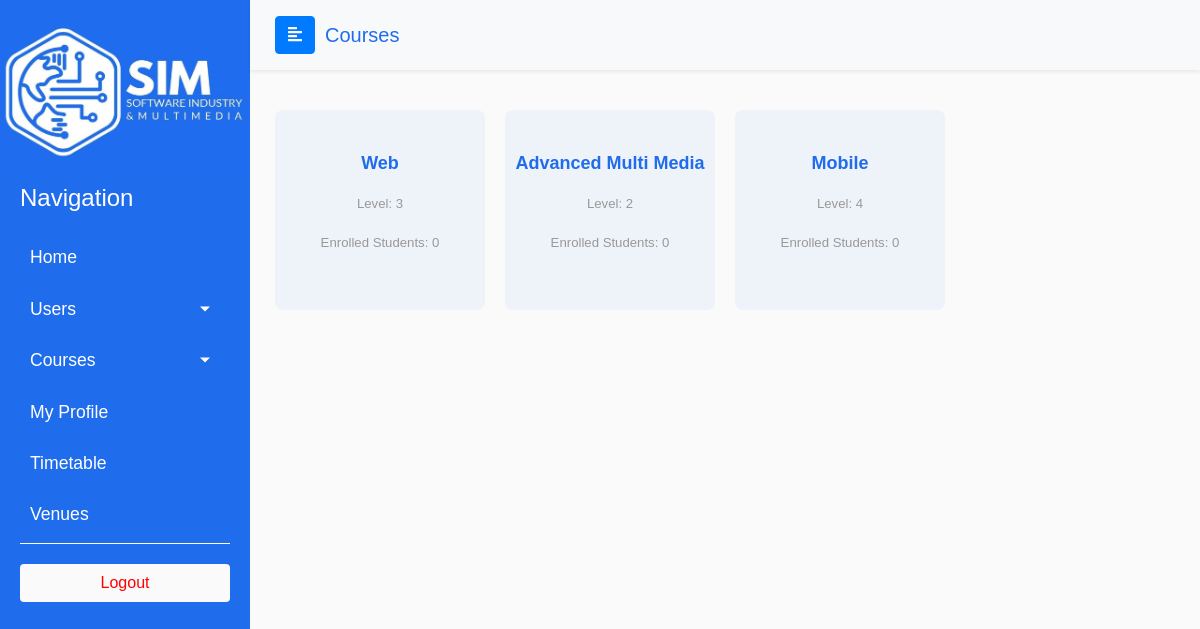
Before: /academic/my_courses_instructor.php (signed in) with the older database file.
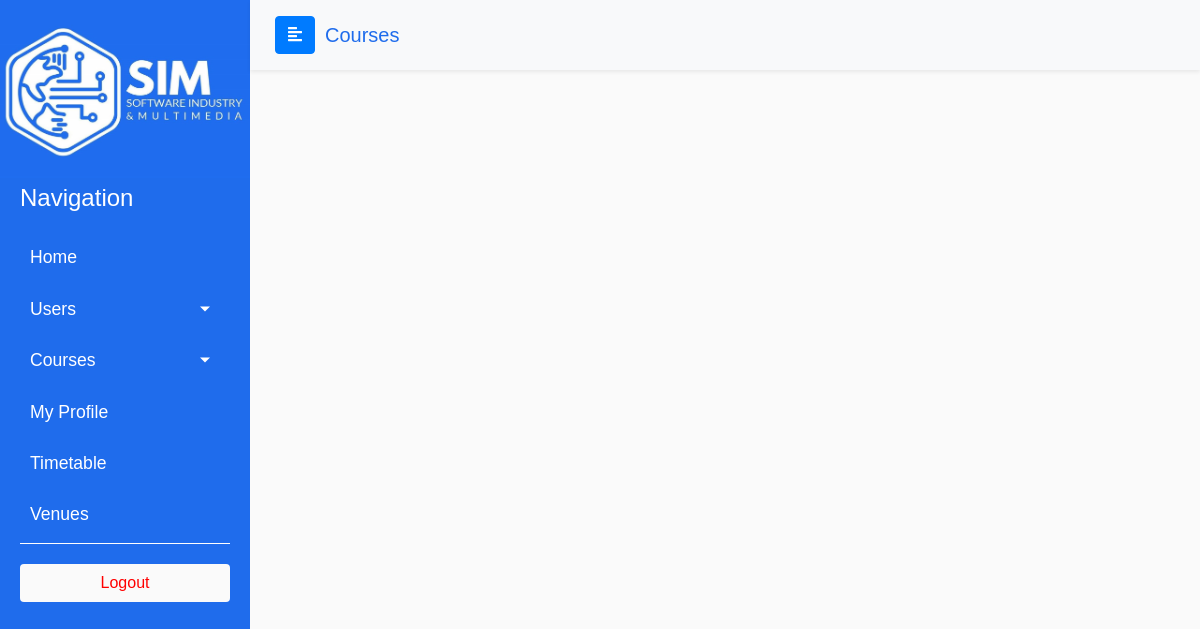
After: the same page with the newer database file.
### tables this page shows
CREATE TABLE `open_courses` (
  `level` int(1) DEFAULT 1,
  `student_count` int(11) NOT NULL DEFAULT 0,
  `course_id` int(12) NOT NULL
);

CREATE TABLE `courses` (
  `course_id` int(12) NOT NULL,
  `name` varchar(255) NOT NULL,
  `credits` int(11) NOT NULL,
  `has_preq` tinyint(1) DEFAULT NULL,
  `has_labs` tinyint(1) DEFAULT NULL,
  `has_practical` tinyint(1) DEFAULT NULL,
  `category` varchar(20) NOT NULL DEFAULT 'university',
  `elective` varchar(5) NOT NULL DEFAULT 'no'
);

### includes/utils/variables.php (called while the page is built, shortened)
<?php
$adminsType = "admin";

### includes/functions.php (called while the page is built, shortened)
<?php
include_once "utils\\variables.php";
include_once "utils\\helper.php";
include_once dirname(__FILE__, 1) . DIRECTORY_SEPARATOR . "Admin" . DIRECTORY_SEPARATOR . "all_types" . DIRECTORY_SEPARATOR . "functions.php";
$semester = getCurrentSemester();
function getInstructorCourses($instructorId)
{
    global $conn;
    $query = "SELECT oc.course_id, level, student_count, name FROM open_courses oc INNER JOIN open_courses_instructors oci ON oc.course_id = oci.course_id
      INNER JOIN courses c ON oc.course_id = c.course_id WHERE instructor_id = $instructorId ";
    $query_result = mysqli_query($conn, $query);
 return $query_result;
    }

### includes/utils/helper.php (called while the page is built, shortened)
<?php
include_once "variables.php";
function getCurrentSemester()
{
    $conn = mysqli_connect( "localhost", "root", "","sim") or die("FAILED TO RECONNECT");
    $query = "SELECT semester_id, ongoing FROM semesters ORDER BY semester_id DESC LIMIT 1";
    $query_result = mysqli_query($conn, $query);
    if ($query_result) {
        $result = mysqli_fetch_assoc($query_result);
        return $result['semester_id'];
    } else {
        return -1;
    }
}

### academic/my_courses_instructor.php (the view, shortened to what this page needs)
<!DOCTYPE html>
<html>
<head>
    <link rel="stylesheet" href="css/style.css">
  <?php include "../includes/bootstrap_styles_start.php"; ?>
</head>
<body>
  <div class="wrapper">
    <?php
    include_once dirname(__FILE__, 2)."\\paths.php";
    include_once dirname(__FILE__, 2)."\\includes\\Admin\\all_types\\functions.php";
      $instructorId = $_SESSION['id_instructor'];
      $type = $_SESSION['type'];
    if ($type === $adminsType )
        include $admin_sidebar_path;
    else
        include $professor_sidebar_path;
    ?>
    <div id="content">
      <nav class="navbar navbar-expand-lg sticky-top navbar-light bg-light shadow-sm">
        <div class="container-fluid">
          <button type="button" id="sidebarCollapse" class="btn btn-primary">
            <i class="fas fa-align-left"></i>
          </button>
          <a class="navbar-brand" id="page-title" href="#">Courses</a>
      </nav>
      <div class="page-body">
          <div class="row courseslist ">
              <?php
              $courses = getInstructorCourses($instructorId);
              while ($row = mysqli_fetch_assoc($courses)) {
                  $id = $row['course_id'];
                  ?>
                  <div class='col-sm-12 col-md-6 col-lg-4 col-xl-3 course-item'>
                      <a href='<?php echo "discussion.php?course_id=$id&sem_id=$semester" ?>' class='cbox'>
                          <div class='course-title'><?php echo $row['name']; ?></div>
                          <div class='course-info'>
                              <p>Level: <?php echo $row['level'];  ?></p>
                              <p>Enrolled Students: <?php echo $row['student_count']; ?></p>
                          </div>
                      </a>
                  </div>
              <?php }
              ?>
      </div>
    </div>
  </div>
</body>
</html>

Changed rows visible on the page:
removed open_courses: course_id.name "Web", level "3", student_count "0"
removed open_courses: course_id.name "Advanced Multi Media", level "2", student_count "0"
removed open_courses: course_id.name "Mobile", level "4", student_count "0"
